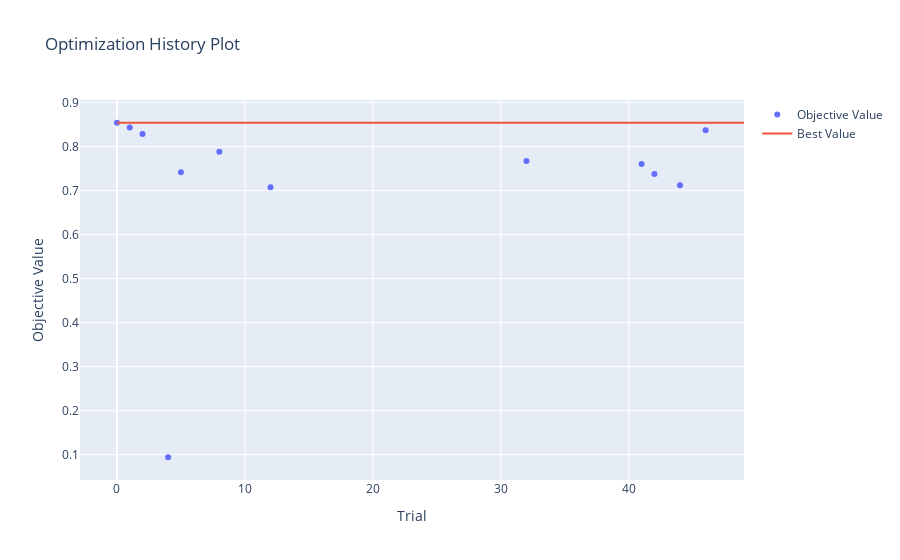

This figure's notebook cell:
### Code cell
html_file_path = "./images/study_gru_doc2vec_optimize_history.html"
# Plot and save the optimization history plot as an HTML file
ov.plot_optimization_history(study_gru_doc2vec).write_html(html_file_path)
plot_optimization_history(study_gru_doc2vec)

### Figure 1 — Plotly figure (JSON) as saved in the notebook; plotly's stock layout.template omitted (floating-point values rounded to 4 significant figures)
{"data": [{"mode": "markers", "name": "Objective Value", "type": "scatter", "x": [0, 1, 2, 4, 5, 8, 12, 32, 41, 42, 44, 46], "y": [0.8543, 0.8434, 0.8286, 0.09412, 0.7416, 0.7884, 0.7079, 0.7672, 0.7608, 0.7379, 0.712, 0.8375]}, {"mode": "lines", "name": "Best Value", "type": "scatter", "x": [0, 1, 2, 3, 4, 5, 6, 7, 8, 9, 10, 11, 12, 13, 14, 15, 16, 17, 18, 19, 20, 21, 22, 23, 24, 25, 26, 27, 28, 29, 30, 31, 32, 33, 34, 35, 36, 37, 38, 39, 40, 41, 42, 43, 44, 45, 46, 47, 48, 49], "y": [0.8543, 0.8543, 0.8543, 0.8543, 0.8543, 0.8543, 0.8543, 0.8543, 0.8543, 0.8543, 0.8543, 0.8543, 0.8543, 0.8543, 0.8543, 0.8543, 0.8543, 0.8543, 0.8543, 0.8543, 0.8543, 0.8543, 0.8543, 0.8543, 0.8543, 0.8543, 0.8543, 0.8543, 0.8543, 0.8543, 0.8543, 0.8543, 0.8543, 0.8543, 0.8543, 0.8543, 0.8543, 0.8543, 0.8543, 0.8543, 0.8543, 0.8543, 0.8543, 0.8543, 0.8543, 0.8543, 0.8543, 0.8543, 0.8543, 0.8543]}, {"marker": {"color": "#cccccc"}, "mode": "markers", "name": "Infeasible Trial", "showlegend": false, "type": "scatter", "x": [], "y": []}], "layout": {"title": {"text": "Optimization History Plot"}, "xaxis": {"title": {"text": "Trial"}}, "yaxis": {"title": {"text": "Objective Value"}}}}
